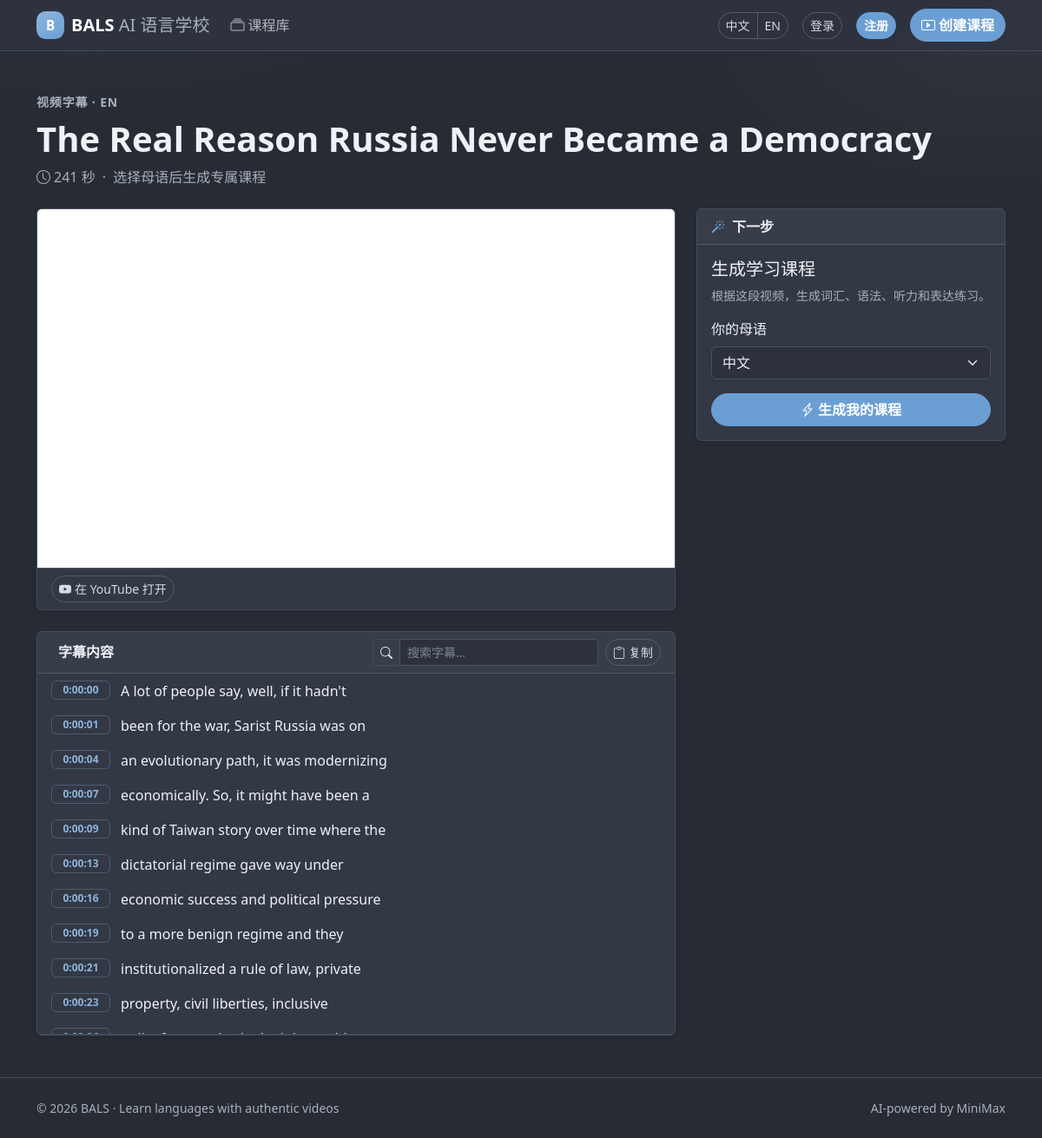
/zh/transcript/hk__lebgcwk, run on the app's committed database.
### main_app/models.py (models this page shows, shortened)
class Transcribed_Video(models.Model):
    video_id = models.CharField(max_length=100, unique=True)
    video_language = models.CharField(max_length=100, db_index=True)
    video_title = models.CharField(max_length=300)
    video_length = models.IntegerField()
    slug = models.SlugField(max_length=100, unique=True)
    video_text = models.TextField(blank=True)
    video_transcribe = models.TextField(blank=True)
    uploaded_date = models.DateTimeField(null=True, blank=True)
    status = models.CharField(
        max_length=20,
        choices=JOB_STATUS_CHOICES,
        default=JOB_PENDING,
        db_index=True,
    )
    error_message = models.TextField(blank=True)
    created_at = models.DateTimeField(default=timezone.now)
    updated_at = models.DateTimeField(default=timezone.now)

### main_app/views.py (the view)
# urls.py: path('transcript/<slug:transcribe_slug>', views.transcript, name='transcript'),
def transcript(request, transcribe_slug):
    model = Transcribed_Video.objects.get(slug=transcribe_slug)
    if model.status != JOB_READY:
        return redirect("wait", video_id=model.video_id)
    embedded = _youtube_embed_url(request, model.video_id)
    try:
        text = ast.literal_eval(model.video_text) if model.video_text else {}
    except (ValueError, SyntaxError):
        text = {}
    model2 = Learning_Material.objects.filter(linked_video=model)
    if request.method == "POST":
        form = MaterialForm(request.POST)
        if form.is_valid():
            native_language = form.cleaned_data["native_language"]
            return redirect(
                "wait_for_chatbot",
                transcribe_slug=transcribe_slug,
                native_language=native_language,
            )
        else:
            return redirect("transcript", transcribe_slug=transcribe_slug)
    else:
        form = MaterialForm()
    return render(
        request,
        "main_app/transcript.html",
        {
            "text": text,
            "embedded": embedded,
            "youtube_url": f"https://www.youtube.com/watch?v={model.video_id}",
            "model": model,
            "form": form,
            "model2": model2,
        },
    )

### main_app/forms.py
class MaterialForm(forms.Form):
    CHOICES = [
        ("Chinese", _("Chinese")),
        ("English", _("English")),
        ("Ukrainian", _("Ukrainian")),
    ]
    native_language = forms.ChoiceField(
        choices=CHOICES,
        label=_("Your native language"),
        widget=forms.Select(attrs={"class": "form-select"}),
    )

### main_app/views.py (called while the page is built)
def _youtube_embed_url(request, video_id):
    query = urlencode({
        "origin": request.build_absolute_uri("/").rstrip("/"),
        "rel": 0,
        "playsinline": 1,
        "enablejsapi": 1,
    })
    return f"https://www.youtube.com/embed/{video_id}?{query}"

### main_app/templates/main_app/transcript.html (shortened to what this page needs)
{% extends 'main_app/base.html' %}
{% load i18n %}
{% block content %}
<div class="mb-4">
  <p class="text-uppercase small text-body-secondary fw-semibold letter-wide mb-2">
    {% trans "Video transcript" %} · {{ model.video_language|capfirst }}
  </p>
  <h1 class="display-6 fw-bold mb-2">{{ model.video_title }}</h1>
  <p class="text-body-secondary mb-0">
    <i class="bi bi-clock me-1"></i>{{ model.video_length }} {% trans "seconds" %}
    <span class="mx-1">·</span>
    {% trans "Choose your native language to generate a personalized course" %}
  </p>
</div>
<div class="row g-4">
  <div class="col-lg-8">
    <div class="card shadow-sm mb-4 overflow-hidden">
      <div class="ratio ratio-16x9">
        <iframe id="ytPlayer" src="{{ embedded }}" title="{% trans 'YouTube video player' %}" allow="accelerometer; autoplay; clipboard-write; encrypted-media; gyroscope; picture-in-picture; web-share" allowfullscreen></iframe>
      </div>
      <div class="card-footer bg-transparent">
        <a class="btn btn-sm btn-outline-secondary" href="{{ youtube_url }}" target="_blank" rel="noopener">
          <i class="bi bi-youtube me-1"></i>{% trans "Open on YouTube" %}
        </a>
      </div>
    </div>
    <div class="card shadow-sm overflow-hidden">
      <div class="card-header d-flex flex-wrap align-items-center gap-2">
        <strong class="me-auto">{% trans "Transcript" %}</strong>
        <div class="input-group input-group-sm" style="max-width:260px">
          <span class="input-group-text bg-transparent"><i class="bi bi-search"></i></span>
          <input id="captionSearch" class="form-control" placeholder="{% trans 'Search transcript…' %}" aria-label="{% trans 'Search transcript…' %}">
        </div>
        <button id="copyBtn" class="btn btn-sm btn-outline-secondary" type="button" onclick="copyTranscript()">
          <i class="bi bi-clipboard me-1"></i><span>{% trans "Copy" %}</span>
        </button>
      </div>
      <div class="list-group list-group-flush transcript-scroll" id="transcriptBox">
        {% for key,value in text.items %}
        <button type="button" class="list-group-item list-group-item-action caption-btn caption-row caption" data-time="{{ key }}" onclick="seekCaption(this)">
          <span class="badge text-bg-primary time-badge">{{ key }}</span>
          <span>{{ value }}</span>
        </button>
        {% endfor %}
      </div>
    </div>
  </div>
  <div class="col-lg-4">
    <div class="vstack gap-4">
      <div class="card shadow-sm sticky-tool">
        <div class="card-header fw-semibold">
          <i class="bi bi-magic me-2 text-primary"></i>{% trans "Next step" %}
        </div>
        <div class="card-body">
          <h2 class="h5 mb-2">{% trans "Generate learning course" %}</h2>
          <p class="text-body-secondary small mb-3">
            {% trans "Generate vocabulary, grammar, listening and expression exercises from this video." %}
          </p>
          <form method="post">
            <div class="mb-3">
              <label class="form-label" for="{{ form.native_language.id_for_label }}">{{ form.native_language.label }}</label>
              {{ form.native_language }}
            </div>
            <button class="btn btn-primary w-100" type="submit">
              <i class="bi bi-lightning-charge me-1"></i>{% trans "Generate my course" %}
            </button>
          </form>
        </div>
      </div>
    </div>
  </div>
</div>
{% endblock %}

### main_app/templates/main_app/base.html (style rules this page uses)
:root, [data-bs-theme="dark"] { --bs-primary: #6b9fd4; --bs-primary-rgb: 107, 159, 212; --bs-primary-text-emphasis: #c5daf0; --bs-link-color: #8cb6dd; --bs-link-hover-color: #b3d0eb; --bs-body-bg: #272b33; --bs-body-color: #eef1f6; --bs-secondary-color: #a8b0bd; --bs-border-color: #454c5a; --bs-tertiary-bg: #2f3440; --bs-secondary-bg: #373d4a; --bs-success: #6fbf8d; --bs-success-rgb: 111, 191, 141; --bs-body-font-family: "PingFang SC", "Microsoft YaHei", system-ui, -apple-system, "Segoe UI", sans-serif; --bals-card: #323844; --bals-card-soft: #2e3340; --bals-ink-soft: #d5dbe5; --bals-accent-dim: #2f3f52; }
html { scroll-behavior: smooth; }
body { background: radial-gradient(900px 420px at 8% -8%, #6b9fd418, transparent 58%), radial-gradient(700px 340px at 96% 4%, #a8b0bd10, transparent 52%), var(--bs-body-bg); -webkit-font-smoothing: antialiased; text-rendering: optimizeLegibility; }
.btn-primary { --bs-btn-bg: #6b9fd4; --bs-btn-border-color: #6b9fd4; --bs-btn-hover-bg: #5a8fc4; --bs-btn-hover-border-color: #5a8fc4; --bs-btn-active-bg: #4f82b8; --bs-btn-active-border-color: #4f82b8; --bs-btn-color: #fff; --bs-btn-hover-color: #fff; --bs-btn-active-color: #fff; font-weight: 700; border-radius: 999px; }
.btn-outline-secondary { --bs-btn-color: #d5dbe5; --bs-btn-border-color: #545b6a; --bs-btn-hover-bg: #373d4a; --bs-btn-hover-border-color: #6b7384; --bs-btn-hover-color: #fff; border-radius: 999px; }
.badge.text-bg-primary { background: var(--bals-accent-dim) !important; color: #c5daf0 !important; }
.card { background: var(--bals-card); border-color: #454c5a; color: var(--bs-body-color); }
.form-control, .form-select { background-color: #2c313d; border-color: #4a5260; color: #eef1f6; }
.form-control::placeholder { color: #7d8694; }
.sticky-tool { position: sticky; top: 5.25rem; z-index: 2; }
.transcript-scroll { max-height: min(52vh, 520px); overflow: auto; }
.caption-row { display: flex; gap: .75rem; align-items: flex-start; text-align: left; }
.caption-row .time-badge { flex: 0 0 auto; min-width: 4.25rem; font-variant-numeric: tabular-nums; background: transparent !important; color: #8cb6dd !important; border: 1px solid #4a5d72; font-weight: 600; }
.caption-btn { background: transparent; border: 0; width: 100%; color: inherit; }
.letter-wide { letter-spacing: .06em; }

### data on the page
Transcribed_Video: video_language "EN", video_title "The Real Reason Russia Never Became a Democracy", video_length "241"

### other printed values
{{ key }} "0:00:00" "0:00:01" "0:00:04" "0:00:07" "0:00:09" "0:00:13" "0:00:16" "0:00:19" "0:00:21" "0:00:23"
{{ value }} "A lot of people say, well, if it hadn't" "been for the war, Sarist Russia was on" "an evolutionary path, it was modernizing" "economically. So, it might have been a" "kind of Taiwan story over time where the" "dictatorial regime gave way under" "economic success and political pressure" "to a more benign regime and they" "institutionalized a rule of law, private" "property, civil liberties, inclusive"
